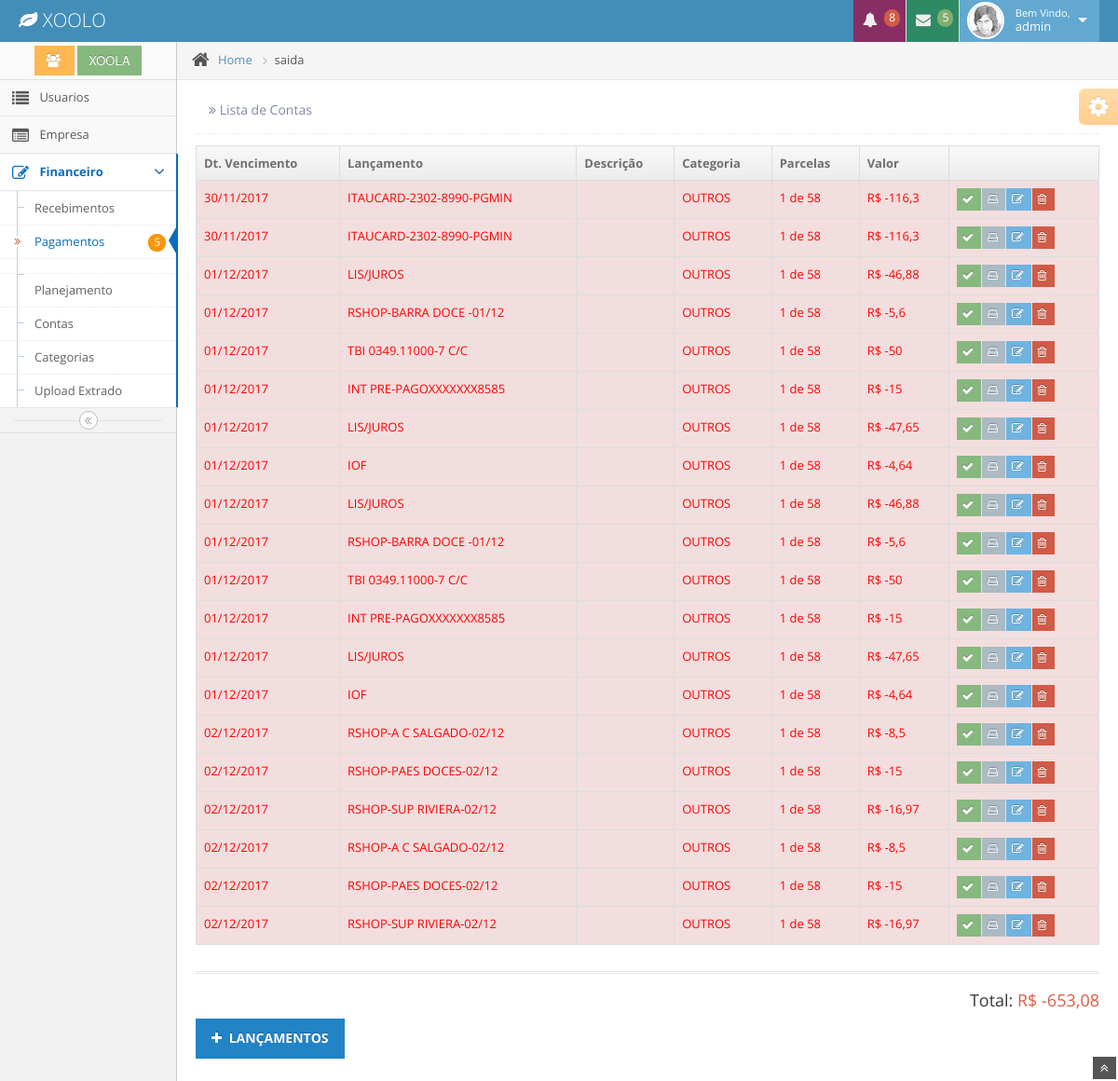
Before: /movimentacao/1 (signed in) with the older database file.
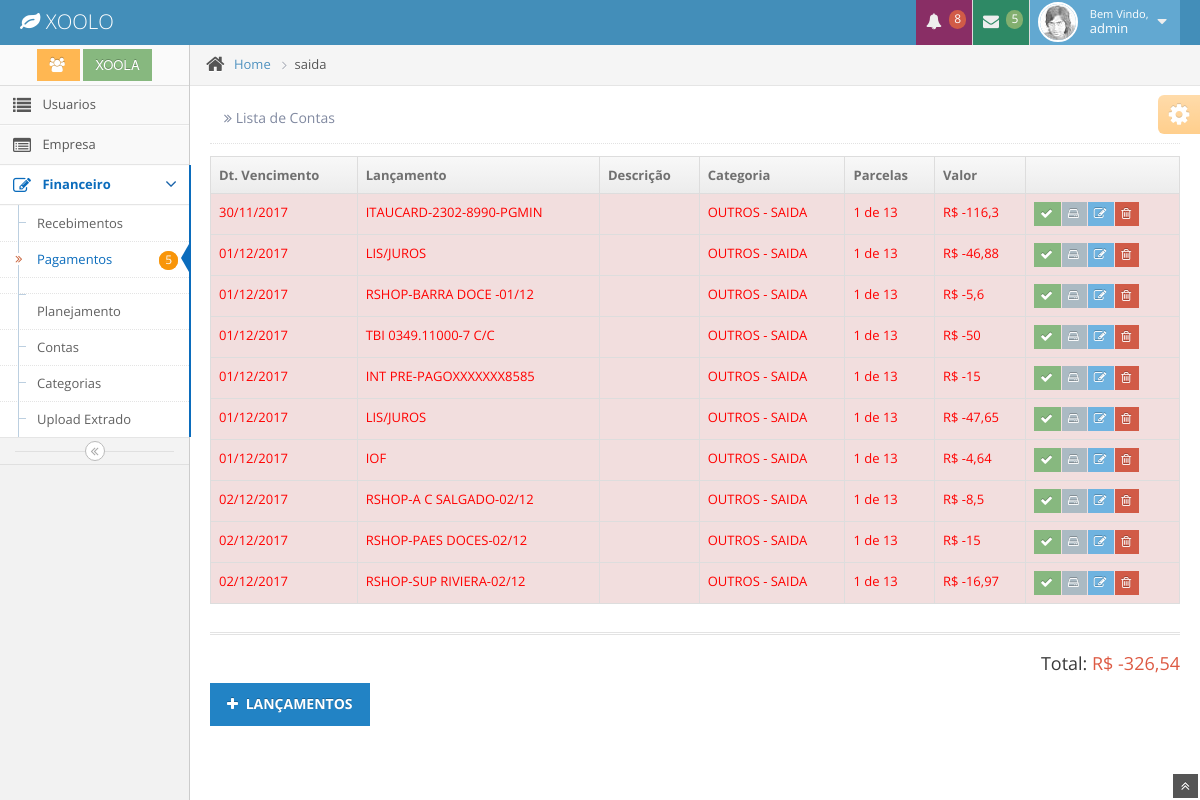
After: the same page with the newer database file.
### app/model/__init__.py (models this page shows, shortened)
class Usuario(db.Model,UserMixin):
      id            = db.Column(db.Integer, primary_key=True)
      nome          = db.Column(db.String(100), index=True)
      sobrenome     = db.Column(db.String(255), index=True)
      email         = db.Column(db.String(100), unique=True, index=True)
      password      = db.Column(db.String(100), index=True)
      login         = db.Column(db.String(100))
      empresa_id    = db.Column(db.Integer, db.ForeignKey('empresa.id'))
      date_created  = db.Column(db.DateTime)
      date_modified = db.Column(db.DateTime)

class Empresa(db.Model):
      id            = db.Column(db.Integer, primary_key=True)
      nome          = db.Column(db.String(100), index=True)
      nome_resp     = db.Column(db.String(100), index=True)
      email         = db.Column(db.String(100), index=True)
      telegram      = db.Column(db.String(100), index=True)
      Usuario       = db.relationship('Usuario', backref='empresa', lazy='dynamic')
      Movimentacao  = db.relationship('Movimentacao', backref='empresa', lazy='dynamic')
      Categoria     = db.relationship('Categoria', backref='empresa', lazy='dynamic')
      Conta         = db.relationship('Conta', backref='empresa', lazy='dynamic')
      date_created  = db.Column(db.DateTime)
      date_modified = db.Column(db.DateTime)

class Movimentacao(db.Model):
      id                = db.Column(db.Integer, primary_key=True)
      titulo            = db.Column(db.String(100), index=True)
      descricao         = db.Column(db.String(255), index=True)
      valor             = db.Column(db.Float)
      juros             = db.Column(db.Float,default=0)
      multa             = db.Column(db.Float,default=0)
      desconto          = db.Column(db.Float,default=0)
      data_v            = db.Column(db.Date)
      data_pagamento    = db.Column(db.Date)
      parcelas          = db.Column(db.Integer)
      parcelas_id       = db.Column(db.Integer)
      efetuado          = db.Column(db.Boolean)
      finalizada        = db.Column(db.Boolean, default=False)
      categoria_id      = db.Column(db.Integer, db.ForeignKey('categoria.id'))
      formapagamento_id = db.Column(db.Integer, db.ForeignKey('formapagamento.id'))
      empresa_id        = db.Column(db.Integer, db.ForeignKey('empresa.id'))
      conta_id          = db.Column(db.Integer, db.ForeignKey('conta.id'))
      docs              = db.relationship('Docs', secondary=Mov_Docs,  backref=db.backref('movimentacao',lazy='dynamic'))
      date_created      = db.Column(db.DateTime)
      date_modified     = db.Column(db.DateTime)

class Categoria(db.Model):
      id            = db.Column(db.Integer, primary_key=True)
      titulo        = db.Column(db.String(100), index=True)
      descricao     = db.Column(db.String(255), index=True)
      status        = db.Column(db.Integer)
      empresa_id    = db.Column(db.Integer, db.ForeignKey('empresa.id'))
      Movimentacao  = db.relationship('Movimentacao', backref='categoria', lazy='dynamic')
      Planejamento  = db.relationship('Planejamento', backref='categoria', lazy='dynamic')
      date_created  = db.Column(db.DateTime)
      date_modified = db.Column(db.DateTime)

### app/controllers/movimentacao/controllers.py (the view)
@movimentacao.route("/index/<int:mov_id>")
@movimentacao.route('/<int:mov_id>')
@login_required
def index(mov_id):
    if mov_id == 0:
       session['tela'] = "entrada"
    elif mov_id == 1:
       session['tela'] = "saida"
    todos = Movimentacao.query.join(Categoria, Movimentacao.categoria_id == Categoria.id).filter(Categoria.status == mov_id,Movimentacao.efetuado == None, Movimentacao.empresa_id == session['empresa'] ).order_by('data_v').all()
    soma  = sum([item.valor  for item in todos])
    return render_template('movimentacao/index.html',title='Lista de Contas',todos=todos, sum=soma)

### app/__init__.py (called while the page is built)
@app.context_processor
def utility_processor():
    def formatar_dinheiro(value):
        if type(value) == str:
           value = int(value)
        valor = format_decimal(value, format='#.##,##;(#)')
        return "R$ {}".format(valor)
    return dict(formatar_dinheiro=formatar_dinheiro)

### app/controllers/auth/controllers.py (called while the page is built)
@login_manager.user_loader
def user_loader(user_id):
    return Usuario.query.get(user_id)

### app/controllers/movimentacao/controllers.py (called while the page is built)
@movimentacao.context_processor
def dados():
    empresa = Empresa.query.get(session['empresa'])
    usuario = Usuario.query.get(current_user.id)
    hoje    = datetime.date.today()
    return dict(empresa=empresa.nome, usuario = usuario.nome, hoje=hoje)

### app/templates/movimentacao/index.html (shortened to what this page needs)
{% extends "layout/base.html" %}
{% block content %}
					<div class="row-fluid">
						<div class="span12">
							<div class="row-fluid">
								<div class="span12">
									<table id="sample-table-1" class="table table-striped table-bordered table-hover">
										<thead>
											<tr>
												<th class="hidden-480"> Dt. Vencimento</th>
												<th>Lançamento </th>
												<th>Descrição</th>
												<th>Categoria</th>
												<th>Parcelas</th>
												<th>Valor</th>
												<th></th>
											</tr>
										</thead>
										<tbody>
                                   {% for conta in todos %}
                                            {% if hoje >  conta.data_v %}
                                                <tr class="danger">
                                            {% elif hoje == conta.data_v %}
                                                <tr class="warning">
                                            {% else %}
                                                  <tr>
                                            {% endif %}
                                      <td >{{ conta.data_v.strftime('%d/%m/%Y') }}</td>
                                    <td class="hidden-480">{{ conta.titulo }}</td>
												<td>{{ conta.descricao[:30] }}</td>
												<td>{{ conta.categoria.titulo }}</td>
  				  					            <td>{{ parcelas(conta.parcelas,conta.parcelas_id)}}</td>
												<td>{{ formatar_dinheiro(conta.valor)}}</td>
												<td>
													<div class="hidden-phone visible-desktop btn-group">
														<a class="btn btn-mini btn-success" href="{{url_for('movimentacao.realizado', mov_id=conta.id)}}">
                                                         <i class="icon-ok bigger-120">   </i>
                                                     </a>
                                                     <a class="btn btn-mini btn-action" href="{{url_for('movimentacao.docs', mov_id=conta.id)}}">
                                                         <i class="icon-hdd  bigger-120">   </i>
                                                     </a>
                                                       <a class="btn btn-mini btn-info" href="{{url_for('movimentacao.edit', mov_id=conta.id)}}">
															<i class="icon-edit bigger-120">   </i>
														</a>
														<a class="btn btn-mini btn-danger" href="{{url_for('movimentacao.delete', mov_id=conta.id)}}">
															<i class="icon-trash bigger-120"></i>
														</a>
													</div>
												</td>
											</tr>
										{% endfor %}
										</tbody>
									</table>
								</div>
							</div>
    <div class="hr hr8 hr-double hr-dotted"></div>
         <div class="row-fluid">
            <div class="span5 pull-right">
                <h4 class="pull-right">
                    Total:
                    <span class="red">{{ formatar_dinheiro(sum)   }} </span>
                </h4>
            </div>
        </div>
  </div>
                           <div class="left">
											<a href="{{url_for('movimentacao.new')}}" class="btn btn-primary">
												<i class="icon-plus"></i>
												<strong>LANÇAMENTOS</strong>
											</a>
										</div>
						</div>
					</div>
				</div>
				<div class="ace-settings-container" id="ace-settings-container">
					<div class="btn btn-app btn-mini btn-warning ace-settings-btn" id="ace-settings-btn">
						<i class="icon-cog bigger-150"></i>
					</div>
				</div>
			</div>
		<a href="#" id="btn-scroll-up" class="btn-scroll-up btn btn-small btn-inverse">
			<i class="icon-double-angle-up icon-only bigger-110"></i>
		</a>
{% endblock %}

### app/templates/layout/base.html (shortened to what this page needs)
<!DOCTYPE html>
<html lang="en">
   <head>
        <link rel="stylesheet" media="screen" href="{{ url_for('static', filename='css/bootstrap.min.css') }}">
        <link rel="stylesheet" media="screen" href="{{ url_for('static', filename='css/bootstrap-responsive.min.css') }}">
        <link rel="stylesheet" media="screen" href="{{ url_for('static', filename='css/xoola.css') }}">
        <link rel="stylesheet" media="screen" href="{{ url_for('static', filename='css/font-awesome.min.css') }}">
        <link rel="stylesheet" media="screen" href="{{ url_for('static', filename='css/pagina.css') }}">
        <link rel="stylesheet"                href="{{ url_for('static', filename='css/daterangepicker.css' )}}" />
		<link rel="stylesheet" href="../static/css/jquery-ui-1.10.3.custom.min.css" />
		<link rel="stylesheet" href="../static/css/chosen.css" />
		<link rel="stylesheet" href="../static/css/datepicker.css" />
		<link rel="stylesheet" href="../static/css/bootstrap-timepicker.css" />
		<link rel="stylesheet" href="../static/css/daterangepicker.css" />
		<link rel="stylesheet" href="../static/css/colorpicker.css" />
		<link rel="stylesheet" href="../static/css/ace.min.css" />
		<link rel="stylesheet" href="../static/css/ace-responsive.min.css" />
		<link rel="stylesheet" href="../static/css/ace-skins.min.css" />
        <link rel="stylesheet" media="screen" href="{{ url_for('static', filename='css/ace.min.css') }}">
        <link rel="stylesheet" media="screen" href="{{ url_for('static', filename='css/ace-responsive.min.css') }}">
        <link rel="stylesheet" media="screen" href="{{ url_for('static', filename='css/ace-skins.min.css') }}">
  </head>
  <body>
		<div class="navbar">
			<div class="navbar-inner">
				<div class="container-fluid">
					<a href="#" class="brand">
						<small>
							<i class="icon-leaf"></i>
							XOOLO
						</small>
					</a>
					<ul class="nav ace-nav pull-right">
						<li class="purple">
							<a data-toggle="dropdown" class="dropdown-toggle" href="#">
								<i class="icon-bell-alt icon-animated-bell"></i>
								<span class="badge badge-important">8</span>
							</a>
						</li>
						<li class="green">
							<a data-toggle="dropdown" class="dropdown-toggle" href="#">
								<i class="icon-envelope icon-animated-vertical"></i>
								<span class="badge badge-success">5</span>
							</a>
						</li>
						<li class="light-blue">
							<a data-toggle="dropdown" href="#" class="dropdown-toggle">
								<img class="nav-user-photo" src="{{url_for('static', filename='avatars/user.jpg')}}" alt="Jason's Photo" />
								<span class="user-info">
									<small>Bem Vindo,</small>
									{{usuario}}
								</span>
								<i class="icon-caret-down"></i>
							</a>
						</li>
					</ul>
				</div>
			</div>
		</div>
		<div class="main-container container-fluid">
			<div class="sidebar" id="sidebar">
				<div class="sidebar-shortcuts" id="sidebar-shortcuts">
					<div class="sidebar-shortcuts-large" id="sidebar-shortcuts-large">
						<button class="btn btn-small btn-warning">
							<i class="icon-group"></i>
						</button>
						<button class="btn btn-small btn-success ">
							{{empresa }}
						</button>
					</div>
				</div>
				<ul class="nav nav-list">
		      {% if current_user.id == 1 %}
					{% if session['tela'] == "usuario" %}
					<li class='active'>
               {% else %}
               <li>
               {% endif %}
						<a href="{{url_for('usuario.index')}}">
							<i class="icon-list"></i>
							<span class="menu-text"> Usuarios </span>
						</a>
					</li>
              {% if session['tela'] == "empresa" %}
					<li class='active'>
               {% else %}
               <li>
               {% endif %}
						<a href="{{url_for('empresa.index')}}">
							<i class="icon-list-alt"></i>
							<span class="menu-text"> Empresa </span>
						</a>
					</li>
             {% endif %}
                    {% if   session['tela'] == 'conta'         or
                            session['tela'] == 'entrada'       or
                            session['tela'] == 'saida'         or
                            session['tela'] == 'relatorio'     or
                            session['tela'] == 'categoria'     or
                            session['tela'] == 'pesquisa'
                    %}
					<li class="active open">
					{% else %}
					<li>
					{% endif %}
						<a href="#" class="dropdown-toggle">
							<i class="icon-edit"></i>
							<span class="menu-text"> Financeiro </span>
							<b class="arrow icon-angle-down"></b>
						</a>
                        <ul class="submenu">
						{% if session['tela'] == 'entrada' %}
						<li class='active'>
						{% else %}
						<li>
						{% endif %}
							<a href="{{url_for('movimentacao.index', mov_id=0)}}">
								Recebimentos
							</a>
						</li>
						{% if session['tela'] == 'saida' %}
						<li class='active'>
						{% else %}
						<li>
						{% endif %}
							<a href="{{url_for('movimentacao.index',mov_id=1)}}">
								<i class="icon-double-angle-right"></i>
 									<span class="menu-text">
								Pagamentos
								      <span class="badge badge-warning">4</span>
								      <span class="badge badge-warning">5</span>
							</span>
						</li>
						{% if session['tela'] == 'planejamento' %}
						<li class='active'>
						{% else %}
						<li>
						{% endif %}
								<a href="{{url_for('planejamento.index')}}">
									Planejamento
								</a>
							</li>
						{% if session['tela'] == 'conta' %}
						<li class='active'>
						{% else %}
						<li>
						{% endif %}
						<a href="{{url_for('conta.index')}}">
							Contas
						</a>
						</li>
						{% if session['tela'] == 'categoria' %}
						<li class='active'>
						{% else %}
						<li>
						{% endif %}
						<a href="{{url_for('categoria.index')}}">
							Categorias
						</a>
						</li>
						{% if session['tela'] == 'upload' %}
						<li class='active'>
						{% else %}
						<li>
						{% endif %}
						<a href="{{url_for('upload.index')}}">
									Upload Extrado
								</a>
							</li>
						</ul>
					</li>
				</ul>
				<div class="sidebar-collapse" id="sidebar-collapse">
					<i class="icon-double-angle-left"></i>
				</div>
			</div>
			<div class="main-content">
				<div class="breadcrumbs" id="breadcrumbs">
					<ul class="breadcrumb">
						<li>
							<i class="icon-home home-icon"></i>
							<a href="#">Home</a>
							<span class="divider">
								<i class="icon-angle-right arrow-icon"></i>
							</span>
						</li>
						<li class="active">{{session['tela']}}</li>
					</ul>
				</div>
				<div class="page-content">
					<div class="page-header position-relative">
						<h1>
							<small>
								<i class="icon-double-angle-right"></i>
								{{ title }}
							</small>
						</h1>
					</div>
    {% block content %}
    {% endblock %}
	</body>
</html>

### app/static/css/xoola.css (style rules this page uses)
.table > tbody > tr > .danger, .table > tbody > .danger > td, .table > tbody > .danger > th { background-color: #f2dede !important; color: red; }

Changed rows visible on the page:
removed Movimentacao: data_v "30/11/2017", titulo "ITAUCARD-2302-8990-PGMIN", categoria.titulo "OUTROS", parcelas "1 de 58", valor "R$ -116,3"
removed Movimentacao: data_v "30/11/2017", titulo "ITAUCARD-2302-8990-PGMIN", categoria.titulo "OUTROS", parcelas "1 de 58", valor "R$ -116,3"
removed Movimentacao: data_v "01/12/2017", titulo "LIS/JUROS", categoria.titulo "OUTROS", parcelas "1 de 58", valor "R$ -46,88"
removed Movimentacao: data_v "01/12/2017", titulo "RSHOP-BARRA DOCE -01/12", categoria.titulo "OUTROS", parcelas "1 de 58", valor "R$ -5,6"
removed Movimentacao: data_v "01/12/2017", titulo "TBI 0349.11000-7 C/C", categoria.titulo "OUTROS", parcelas "1 de 58", valor "R$ -50"
removed Movimentacao: data_v "01/12/2017", titulo "INT PRE-PAGOXXXXXXX8585", categoria.titulo "OUTROS", parcelas "1 de 58", valor "R$ -15"
removed Movimentacao: data_v "01/12/2017", titulo "LIS/JUROS", categoria.titulo "OUTROS", parcelas "1 de 58", valor "R$ -47,65"
removed Movimentacao: data_v "01/12/2017", titulo "IOF", categoria.titulo "OUTROS", parcelas "1 de 58", valor "R$ -4,64"
removed Movimentacao: data_v "01/12/2017", titulo "LIS/JUROS", categoria.titulo "OUTROS", parcelas "1 de 58", valor "R$ -46,88"
removed Movimentacao: data_v "01/12/2017", titulo "RSHOP-BARRA DOCE -01/12", categoria.titulo "OUTROS", parcelas "1 de 58", valor "R$ -5,6"
removed Movimentacao: data_v "01/12/2017", titulo "TBI 0349.11000-7 C/C", categoria.titulo "OUTROS", parcelas "1 de 58", valor "R$ -50"
removed Movimentacao: data_v "01/12/2017", titulo "INT PRE-PAGOXXXXXXX8585", categoria.titulo "OUTROS", parcelas "1 de 58", valor "R$ -15"
removed Movimentacao: data_v "01/12/2017", titulo "LIS/JUROS", categoria.titulo "OUTROS", parcelas "1 de 58", valor "R$ -47,65"
removed Movimentacao: data_v "01/12/2017", titulo "IOF", categoria.titulo "OUTROS", parcelas "1 de 58", valor "R$ -4,64"
removed Movimentacao: data_v "02/12/2017", titulo "RSHOP-A C SALGADO-02/12", categoria.titulo "OUTROS", parcelas "1 de 58", valor "R$ -8,5"
removed Movimentacao: data_v "02/12/2017", titulo "RSHOP-PAES DOCES-02/12", categoria.titulo "OUTROS", parcelas "1 de 58", valor "R$ -15"
removed Movimentacao: data_v "02/12/2017", titulo "RSHOP-SUP RIVIERA-02/12", categoria.titulo "OUTROS", parcelas "1 de 58", valor "R$ -16,97"
removed Movimentacao: data_v "02/12/2017", titulo "RSHOP-A C SALGADO-02/12", categoria.titulo "OUTROS", parcelas "1 de 58", valor "R$ -8,5"
removed Movimentacao: data_v "02/12/2017", titulo "RSHOP-PAES DOCES-02/12", categoria.titulo "OUTROS", parcelas "1 de 58", valor "R$ -15"
removed Movimentacao: data_v "02/12/2017", titulo "RSHOP-SUP RIVIERA-02/12", categoria.titulo "OUTROS", parcelas "1 de 58", valor "R$ -16,97"
added Movimentacao: data_v "30/11/2017", titulo "ITAUCARD-2302-8990-PGMIN", categoria.titulo "OUTROS - SAIDA", parcelas "1 de 13", valor "R$ -116,3"
added Movimentacao: data_v "01/12/2017", titulo "LIS/JUROS", categoria.titulo "OUTROS - SAIDA", parcelas "1 de 13", valor "R$ -46,88"
now on this page (row edited): Movimentacao: data_v "01/12/2017", titulo "RSHOP-BARRA DOCE -01/12", categoria.titulo "OUTROS - SAIDA", parcelas "1 de 13", valor "R$ -5,6"
added Movimentacao: data_v "01/12/2017", titulo "TBI 0349.11000-7 C/C", categoria.titulo "OUTROS - SAIDA", parcelas "1 de 13", valor "R$ -50"
added Movimentacao: data_v "01/12/2017", titulo "INT PRE-PAGOXXXXXXX8585", categoria.titulo "OUTROS - SAIDA", parcelas "1 de 13", valor "R$ -15"
added Movimentacao: data_v "01/12/2017", titulo "LIS/JUROS", categoria.titulo "OUTROS - SAIDA", parcelas "1 de 13", valor "R$ -47,65"
added Movimentacao: data_v "01/12/2017", titulo "IOF", categoria.titulo "OUTROS - SAIDA", parcelas "1 de 13", valor "R$ -4,64"
now on this page (row edited): Movimentacao: data_v "02/12/2017", titulo "RSHOP-A C SALGADO-02/12", categoria.titulo "OUTROS - SAIDA", parcelas "1 de 13", valor "R$ -8,5"
now on this page (row edited): Movimentacao: data_v "02/12/2017", titulo "RSHOP-PAES DOCES-02/12", categoria.titulo "OUTROS - SAIDA", parcelas "1 de 13", valor "R$ -15"
now on this page (row edited): Movimentacao: data_v "02/12/2017", titulo "RSHOP-SUP RIVIERA-02/12", categoria.titulo "OUTROS - SAIDA", parcelas "1 de 13", valor "R$ -16,97"
Other visible differences:
text no longer shown: "R$ -653,08"
text now shown: "R$ -326,54"
